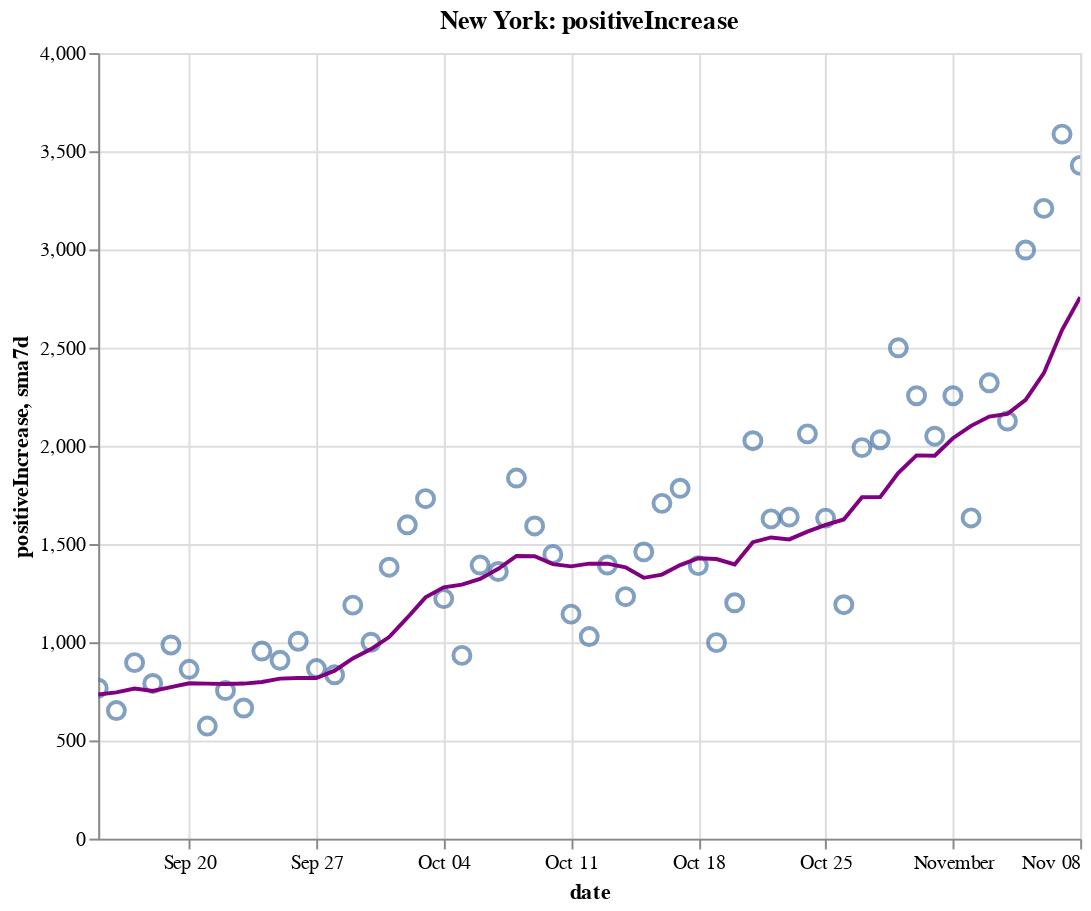

Notebook code for this chart:
### Code cell
create_plot(ny, 'positiveIncrease')

### Figure 1 — Vega-Lite specification as saved in the notebook (floating-point values rounded to 4 significant figures)
{"config": {"view": {"continuousWidth": 400, "continuousHeight": 300}}, "layer": [{"layer": [{"mark": {"type": "point", "size": 75}, "encoding": {"tooltip": [{"type": "temporal", "field": "date"}, {"type": "quantitative", "field": "positiveIncrease"}, {"type": "quantitative", "field": "sma7d"}], "x": {"type": "temporal", "field": "date"}, "y": {"type": "quantitative", "field": "positiveIncrease"}}, "selection": {"selector008": {"type": "interval", "bind": "scales", "encodings": ["x", "y"]}}}, {"mark": {"type": "line", "color": "purple"}, "encoding": {"x": {"type": "temporal", "field": "date"}, "y": {"type": "quantitative", "field": "sma7d"}}}]}, {"mark": {"type": "rule", "color": "#aaa"}, "encoding": {"x": {"type": "temporal", "field": "date"}}, "transform": [{"filter": {"selection": "selector007"}}]}, {"mark": "circle", "encoding": {"opacity": {"condition": {"value": 1, "selection": "selector007"}, "value": 0}, "tooltip": [{"type": "temporal", "field": "date"}, {"type": "quantitative", "field": "positiveIncrease"}, {"type": "quantitative", "field": "sma7d"}], "x": {"type": "temporal", "field": "date"}, "y": {"type": "quantitative", "field": "positiveIncrease"}}, "selection": {"selector007": {"type": "single", "encodings": ["x"], "on": "mouseover", "nearest": true, "empty": "none"}}}, {"mark": {"type": "text", "align": "left", "dx": 5, "dy": -5, "stroke": "white", "strokeWidth": 2}, "encoding": {"text": {"type": "quantitative", "field": "positiveIncrease"}, "tooltip": [{"type": "temporal", "field": "date"}, {"type": "quantitative", "field": "positiveIncrease"}, {"type": "quantitative", "field": "sma7d"}], "x": {"type": "temporal", "field": "date"}, "y": {"type": "quantitative", "field": "positiveIncrease"}}, "transform": [{"filter": {"selection": "selector007"}}]}, {"mark": {"type": "text", "align": "left", "dx": 5, "dy": -5}, "encoding": {"text": {"type": "quantitative", "field": "positiveIncrease"}, "tooltip": [{"type": "temporal", "field": "date"}, {"type": "quantitative", "field": "positiveIncrease"}, {"type": "quantitative", "field": "sma7d"}], "x": {"type": "temporal", "field": "date"}, "y": {"type": "quantitative", "field": "positiveIncrease"}}, "transform": [{"filter": {"selection": "selector007"}}]}], "data": {"name": "data-2f5f1130d535a9817b429b743d035630"}, "height": 400, "title": "New York: positiveIncrease", "width": 500, "$schema": "https://vega.github.io/schema/vega-lite/v4.8.1.json", "datasets": {"data-2f5f1130d535a9817b429b743d035630": [{"date": "2020-09-15T00:00:00", "totalTestResultsIncrease": 73680.0, "positiveIncrease": 766.0, "death": 25400.0, "deathIncrease": 11.0, "positiveRate": 0.01, "state": "New York", "sma7d": 733.7}, {"date": "2020-09-16T00:00:00", "totalTestResultsIncrease": 75090.0, "positiveIncrease": 652.0, "death": 25410.0, "deathIncrease": 5.0, "positiveRate": 0.009, "state": "New York", "sma7d": 744.6}, {"date": "2020-09-17T00:00:00", "totalTestResultsIncrease": 91500.0, "positiveIncrease": 896.0, "death": 25410.0, "deathIncrease": 3.0, "positiveRate": 0.01, "state": "New York", "sma7d": 764.4}, {"date": "2020-09-18T00:00:00", "totalTestResultsIncrease": 89730.0, "positiveIncrease": 790.0, "death": 25420.0, "deathIncrease": 10.0, "positiveRate": 0.009, "state": "New York", "sma7d": 751.6}, {"date": "2020-09-19T00:00:00", "totalTestResultsIncrease": 110400.0, "positiveIncrease": 986.0, "death": 25420.0, "deathIncrease": 2.0, "positiveRate": 0.009, "state": "New York", "sma7d": 771.1}, {"date": "2020-09-20T00:00:00", "totalTestResultsIncrease": 100400.0, "positiveIncrease": 862.0, "death": 25430.0, "deathIncrease": 2.0, "positiveRate": 0.009, "state": "New York", "sma7d": 790.7}, {"date": "2020-09-21T00:00:00", "totalTestResultsIncrease": 58320.0, "positiveIncrease": 573.0, "death": 25430.0, "deathIncrease": 1.0, "positiveRate": 0.01, "state": "New York", "sma7d": 789.3}, {"date": "2020-09-22T00:00:00", "totalTestResultsIncrease": 84000.0, "positiveIncrease": 754.0, "death": 25430.0, "deathIncrease": 4.0, "positiveRate": 0.009, "state": "New York", "sma7d": 787.6}, {"date": "2020-09-23T00:00:00", "totalTestResultsIncrease": 70930.0, "positiveIncrease": 665.0, "death": 25440.0, "deathIncrease": 5.0, "positiveRate": 0.009, "state": "New York", "sma7d": 789.4}, {"date": "2020-09-24T00:00:00", "totalTestResultsIncrease": 92950.0, "positiveIncrease": 955.0, "death": 25440.0, "deathIncrease": 2.0, "positiveRate": 0.01, "state": "New York", "sma7d": 797.9}, {"date": "2020-09-25T00:00:00", "totalTestResultsIncrease": 94820.0, "positiveIncrease": 908.0, "death": 25450.0, "deathIncrease": 7.0, "positiveRate": 0.01, "state": "New York", "sma7d": 814.7}, {"date": "2020-09-26T00:00:00", "totalTestResultsIncrease": 99950.0, "positiveIncrease": 1005.0, "death": 25450.0, "deathIncrease": 4.0, "positiveRate": 0.01, "state": "New York", "sma7d": 817.4}, {"date": "2020-09-27T00:00:00", "totalTestResultsIncrease": 84770.0, "positiveIncrease": 866.0, "death": 25460.0, "deathIncrease": 6.0, "positiveRate": 0.01, "state": "New York", "sma7d": 818.0}, {"date": "2020-09-28T00:00:00", "totalTestResultsIncrease": 52940.0, "positiveIncrease": 834.0, "death": 25470.0, "deathIncrease": 12.0, "positiveRate": 0.016, "state": "New York", "sma7d": 855.3}, {"date": "2020-09-29T00:00:00", "totalTestResultsIncrease": 88230.0, "positiveIncrease": 1189.0, "death": 25470.0, "deathIncrease": 2.0, "positiveRate": 0.013, "state": "New York", "sma7d": 917.4}, {"date": "2020-09-30T00:00:00", "totalTestResultsIncrease": 97960.0, "positiveIncrease": 1000.0, "death": 25480.0, "deathIncrease": 9.0, "positiveRate": 0.01, "state": "New York", "sma7d": 965.3}, {"date": "2020-10-01T00:00:00", "totalTestResultsIncrease": 109200.0, "positiveIncrease": 1382.0, "death": 25490.0, "deathIncrease": 11.0, "positiveRate": 0.013, "state": "New York", "sma7d": 1026.0}, {"date": "2020-10-02T00:00:00", "totalTestResultsIncrease": 119500.0, "positiveIncrease": 1598.0, "death": 25500.0, "deathIncrease": 7.0, "positiveRate": 0.013, "state": "New York", "sma7d": 1125.0}, {"date": "2020-10-03T00:00:00", "totalTestResultsIncrease": 134300.0, "positiveIncrease": 1731.0, "death": 25500.0, "deathIncrease": 8.0, "positiveRate": 0.013, "state": "New York", "sma7d": 1229.0}, {"date": "2020-10-04T00:00:00", "totalTestResultsIncrease": 110300.0, "positiveIncrease": 1222.0, "death": 25520.0, "deathIncrease": 14.0, "positiveRate": 0.011, "state": "New York", "sma7d": 1279.0}, {"date": "2020-10-05T00:00:00", "totalTestResultsIncrease": 76400.0, "positiveIncrease": 933.0, "death": 25530.0, "deathIncrease": 8.0, "positiveRate": 0.012, "state": "New York", "sma7d": 1294.0}, {"date": "2020-10-06T00:00:00", "totalTestResultsIncrease": 96360.0, "positiveIncrease": 1393.0, "death": 25540.0, "deathIncrease": 9.0, "positiveRate": 0.014, "state": "New York", "sma7d": 1323.0}, {"date": "2020-10-07T00:00:00", "totalTestResultsIncrease": 108200.0, "positiveIncrease": 1360.0, "death": 25540.0, "deathIncrease": 9.0, "positiveRate": 0.013, "state": "New York", "sma7d": 1374.0}, {"date": "2020-10-08T00:00:00", "totalTestResultsIncrease": 145800.0, "positiveIncrease": 1836.0, "death": 25560.0, "deathIncrease": 10.0, "positiveRate": 0.013, "state": "New York", "sma7d": 1439.0}, {"date": "2020-10-09T00:00:00", "totalTestResultsIncrease": 139300.0, "positiveIncrease": 1592.0, "death": 25560.0, "deathIncrease": 6.0, "positiveRate": 0.011, "state": "New York", "sma7d": 1438.0}, {"date": "2020-10-10T00:00:00", "totalTestResultsIncrease": 134600.0, "positiveIncrease": 1447.0, "death": 25570.0, "deathIncrease": 8.0, "positiveRate": 0.011, "state": "New York", "sma7d": 1398.0}, {"date": "2020-10-11T00:00:00", "totalTestResultsIncrease": 118300.0, "positiveIncrease": 1143.0, "death": 25570.0, "deathIncrease": 5.0, "positiveRate": 0.01, "state": "New York", "sma7d": 1386.0}, {"date": "2020-10-12T00:00:00", "totalTestResultsIncrease": 91790.0, "positiveIncrease": 1029.0, "death": 25590.0, "deathIncrease": 13.0, "positiveRate": 0.011, "state": "New York", "sma7d": 1400.0}, {"date": "2020-10-13T00:00:00", "totalTestResultsIncrease": 99070.0, "positiveIncrease": 1393.0, "death": 25600.0, "deathIncrease": 11.0, "positiveRate": 0.014, "state": "New York", "sma7d": 1400.0}, {"date": "2020-10-14T00:00:00", "totalTestResultsIncrease": 111700.0, "positiveIncrease": 1232.0, "death": 25600.0, "deathIncrease": 7.0, "positiveRate": 0.011, "state": "New York", "sma7d": 1382.0}, {"date": "2020-10-15T00:00:00", "totalTestResultsIncrease": 133200.0, "positiveIncrease": 1460.0, "death": 25620.0, "deathIncrease": 13.0, "positiveRate": 0.011, "state": "New York", "sma7d": 1328.0}, {"date": "2020-10-16T00:00:00", "totalTestResultsIncrease": 136000.0, "positiveIncrease": 1707.0, "death": 25630.0, "deathIncrease": 10.0, "positiveRate": 0.013, "state": "New York", "sma7d": 1344.0}, {"date": "2020-10-17T00:00:00", "totalTestResultsIncrease": 160000.0, "positiveIncrease": 1784.0, "death": 25640.0, "deathIncrease": 9.0, "positiveRate": 0.011, "state": "New York", "sma7d": 1393.0}, {"date": "2020-10-18T00:00:00", "totalTestResultsIncrease": 128800.0, "positiveIncrease": 1390.0, "death": 25640.0, "deathIncrease": 7.0, "positiveRate": 0.011, "state": "New York", "sma7d": 1428.0}, {"date": "2020-10-19T00:00:00", "totalTestResultsIncrease": 82010.0, "positiveIncrease": 998.0, "death": 25660.0, "deathIncrease": 15.0, "positiveRate": 0.012, "state": "New York", "sma7d": 1423.0}, {"date": "2020-10-20T00:00:00", "totalTestResultsIncrease": 90540.0, "positiveIncrease": 1201.0, "death": 25670.0, "deathIncrease": 13.0, "positiveRate": 0.013, "state": "New York", "sma7d": 1396.0}, {"date": "2020-10-21T00:00:00", "totalTestResultsIncrease": 124800.0, "positiveIncrease": 2026.0, "death": 25680.0, "deathIncrease": 7.0, "positiveRate": 0.016, "state": "New York", "sma7d": 1509.0}, {"date": "2020-10-22T00:00:00", "totalTestResultsIncrease": 135300.0, "positiveIncrease": 1628.0, "death": 25690.0, "deathIncrease": 15.0, "positiveRate": 0.012, "state": "New York", "sma7d": 1533.0}, {"date": "2020-10-23T00:00:00", "totalTestResultsIncrease": 141500.0, "positiveIncrease": 1637.0, "death": 25700.0, "deathIncrease": 11.0, "positiveRate": 0.012, "state": "New York", "sma7d": 1523.0}, {"date": "2020-10-24T00:00:00", "totalTestResultsIncrease": 156900.0, "positiveIncrease": 2061.0, "death": 25720.0, "deathIncrease": 13.0, "positiveRate": 0.013, "state": "New York", "sma7d": 1563.0}, {"date": "2020-10-25T00:00:00", "totalTestResultsIncrease": 120800.0, "positiveIncrease": 1632.0, "death": 25730.0, "deathIncrease": 12.0, "positiveRate": 0.014, "state": "New York", "sma7d": 1598.0}, {"date": "2020-10-26T00:00:00", "totalTestResultsIncrease": 82120.0, "positiveIncrease": 1191.0, "death": 25740.0, "deathIncrease": 12.0, "positiveRate": 0.015, "state": "New York", "sma7d": 1625.0}, {"date": "2020-10-27T00:00:00", "totalTestResultsIncrease": 111600.0, "positiveIncrease": 1991.0, "death": 25760.0, "deathIncrease": 16.0, "positiveRate": 0.018, "state": "New York", "sma7d": 1738.0}, {"date": "2020-10-28T00:00:00", "totalTestResultsIncrease": 129700.0, "positiveIncrease": 2031.0, "death": 25770.0, "deathIncrease": 15.0, "positiveRate": 0.016, "state": "New York", "sma7d": 1739.0}, {"date": "2020-10-29T00:00:00", "totalTestResultsIncrease": 168400.0, "positiveIncrease": 2499.0, "death": 25790.0, "deathIncrease": 19.0, "positiveRate": 0.015, "state": "New York", "sma7d": 1863.0}, {"date": "2020-10-30T00:00:00", "totalTestResultsIncrease": 146900.0, "positiveIncrease": 2255.0, "death": 25800.0, "deathIncrease": 12.0, "positiveRate": 0.015, "state": "New York", "sma7d": 1951.0}, {"date": "2020-10-31T00:00:00", "totalTestResultsIncrease": 137000.0, "positiveIncrease": 2049.0, "death": 25810.0, "deathIncrease": 3.0, "positiveRate": 0.015, "state": "New York", "sma7d": 1950.0}, {"date": "2020-11-01T00:00:00", "totalTestResultsIncrease": 148900.0, "positiveIncrease": 2255.0, "death": 25820.0, "deathIncrease": 17.0, "positiveRate": 0.015, "state": "New York", "sma7d": 2039.0}, {"date": "2020-11-02T00:00:00", "totalTestResultsIncrease": 96100.0, "positiveIncrease": 1633.0, "death": 25840.0, "deathIncrease": 14.0, "positiveRate": 0.017, "state": "New York", "sma7d": 2102.0}, {"date": "2020-11-03T00:00:00", "totalTestResultsIncrease": 127900.0, "positiveIncrease": 2321.0, "death": 25850.0, "deathIncrease": 15.0, "positiveRate": 0.018, "state": "New York", "sma7d": 2149.0}, {"date": "2020-11-04T00:00:00", "totalTestResultsIncrease": 133500.0, "positiveIncrease": 2126.0, "death": 25870.0, "deathIncrease": 15.0, "positiveRate": 0.016, "state": "New York", "sma7d": 2163.0}, {"date": "2020-11-05T00:00:00", "totalTestResultsIncrease": 161000.0, "positiveIncrease": 2997.0, "death": 25890.0, "deathIncrease": 24.0, "positiveRate": 0.019, "state": "New York", "sma7d": 2234.0}, {"date": "2020-11-06T00:00:00", "totalTestResultsIncrease": 160700.0, "positiveIncrease": 3209.0, "death": 25910.0, "deathIncrease": 18.0, "positiveRate": 0.02, "state": "New York", "sma7d": 2370.0}, {"date": "2020-11-07T00:00:00", "totalTestResultsIncrease": 163300.0, "positiveIncrease": 3587.0, "death": 25930.0, "deathIncrease": 18.0, "positiveRate": 0.022, "state": "New York", "sma7d": 2590.0}, {"date": "2020-11-08T00:00:00", "totalTestResultsIncrease": 145600.0, "positiveIncrease": 3428.0, "death": 25950.0, "deathIncrease": 19.0, "positiveRate": 0.024, "state": "New York", "sma7d": 2757.0}]}}
